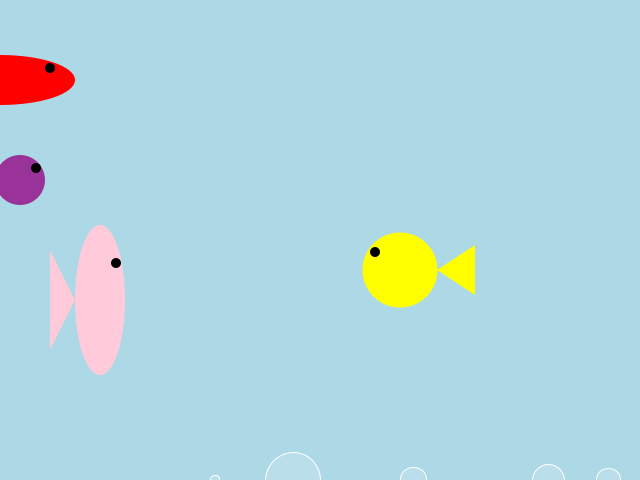
Frame 1 (no input)
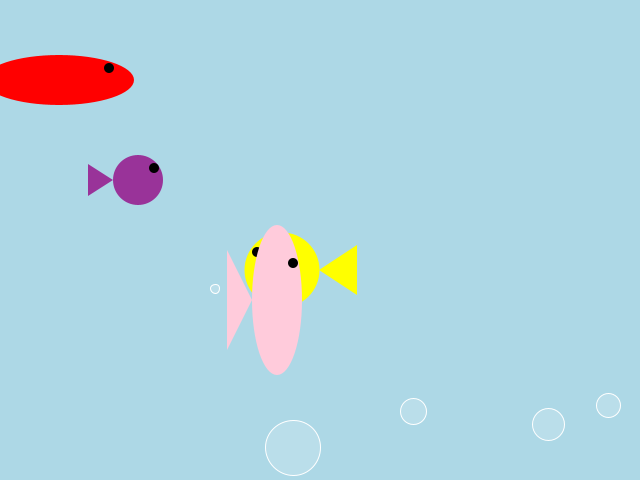
Frame 60 (the mouse pressed at the canvas centre just before this capture)
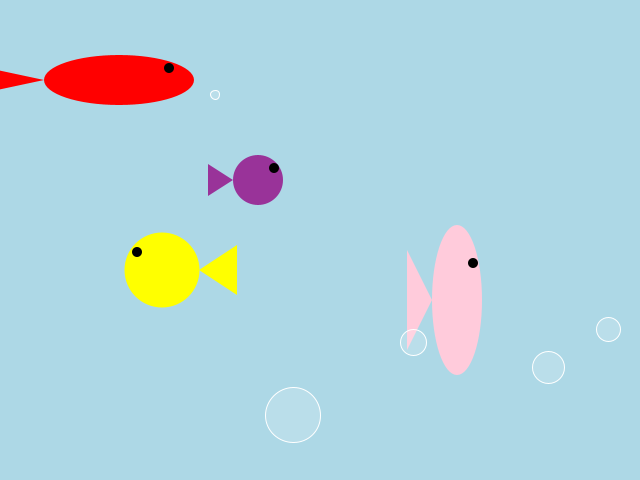
Frame 120 (the mouse held since frame 60 and released just before this capture)

The Processing sketch that drew these frames (run headless with seeded random() and noise(); from frame 60 on, the mouse is pressed at the canvas centre):

// Processing sketch: aquario_lvl3
// ── aquario_lvl3.pde
final int windowWidth = 640;
final int windowHeight = 480;

color lightblue = color(173,216,230);
color red = color(255,0,0);
color white = color(255,255,255);
color black = color(0,0,0);
color purple = color(153,51,153);
color yellow = color(255,255,0);
color rose = color(255,203,219);

class Fish
{
  int x;
  int y;
  int rWidth;
  int rHeight;
  int vel;
  color c;
  
  Fish(int x, int y, int rWidth, int rHeight,int vel, color c)
  {
    this.x = x;
    this.y = y;
    this.rWidth = rWidth;
    this.rHeight = rHeight;
    this.vel = vel;
    this.c = c;
  }
  
  void update()
  {
    x+=vel;
    if(vel > 0 && x >= windowWidth)
      x = -rWidth;
    else if(vel < 0 && x <= -rWidth)
      x = windowWidth;
  }
  
   void draw()
  {
    noStroke();
    fill(c);
    ellipse(x, y, rWidth, rHeight);
    if(vel > 0)
    {
      triangle( x-rWidth/2,y , x-rWidth,y+rHeight/3 , x-rWidth,y-rHeight/3);
      fill(black);
      circle( x+rWidth*2/6, y-rHeight/4,10);
    }
    else 
    {
      triangle( x+rWidth/2,y , x+rWidth,y-rHeight/3 , x+rWidth,y+rHeight/3);
      fill(black);
      circle( x-rWidth*2/6, y-rHeight/4,10);
    }      
  }
}

class Sardine extends Fish
{
  Sardine(int x, int y, int rWidth)
  {
    super(x,y,rWidth,rWidth,3,white);
  }
  
  void draw()
  {
    fill(c);
    ellipse(x, y, rWidth, rHeight);
  }
}

class Bubble
{
  float x;
  float y;
  float extend;
  
  Bubble(float x, float y, float extend)
  {
   this.x = x;
   this.y = y;
   this.extend = extend;
  }
  
  void update()
  {
    y -= 30/extend;
    if(y < 0)
      y = windowHeight + extend;
  }
  
  void draw()
  {
   fill(255, 40);
   stroke(255);
   circle(x, y, extend);
  }
}

void settings()
{
  size(windowWidth, windowHeight);
}

Fish peixe1 = new Fish(0, 80, 150, 50, 1, red);
Fish peixe2 = new Fish(20, 180, 50, 50, 2, purple);
Fish peixe3 = new Fish(400, 270, 75, 75, -2, yellow);
Fish peixe4 = new Fish(100, 300, 50, 150, 3, rose);

Fish aquario[] = {peixe1, peixe2, peixe3, peixe4};

Bubble bolha1 = new Bubble(random(windowWidth), windowHeight, random(100));
Bubble bolha2 = new Bubble(random(windowWidth), windowHeight, random(100));
Bubble bolha3 = new Bubble(random(windowWidth), windowHeight, random(100));
Bubble bolha4 = new Bubble(random(windowWidth), windowHeight, random(100));
Bubble bolha5 = new Bubble(random(windowWidth), windowHeight, random(100));

Bubble bolhas[] = {bolha1, bolha2, bolha3, bolha4, bolha5};

void setup()
{

}

void drawAquario()
{
  for(int i = 0; i < aquario.length; i++)
  {
    aquario[i].draw();
    aquario[i].update();
  }
}

void drawBolhas()
{
  for(int i = 0; i < bolhas.length; i++)
  {
    bolhas[i].draw();
    bolhas[i].update();
  }
}

void draw()
{
  background(lightblue);
  drawAquario();
  drawBolhas();
    
}
